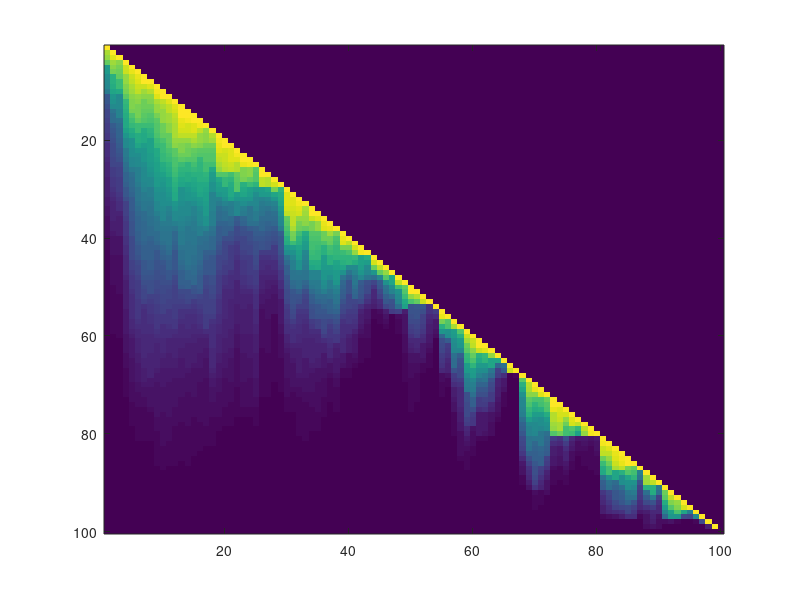

MATLAB code for this plot:
% Author: Ibrohim Nosirov
% Date: 2023-01-15
% Version: 1.0
% Description: a maximin algorithm for ordering points in 2 dimensions into a
% HODLR-type matrix. The algorithm is based on the idea that faraway
% interactions have near-zero, or even slightly negative values, and can
% therefore be compressed into HODLR-type if these interactions reside on the
% off-diagonal blocks of the matrix.
% Input: a set of points in 2 dimensions
% Output: a HODLR-type matrix

% Generate set of 2D points as an array of size 2xN.
% The points are generated randomly in the unit square.
clear;
close all;
N = 100;
% a set of (x,y) points with an appended 0/1 vector indicating whether each
% point has been visited.
dim2Points = [randn(2,N);ones(1,N)];
% Create a radial-basis function kernel
rbfKernel = @(x,y) exp(-norm(x-y)^2);
% Evaluate the kernel at all pairs of points
K = zeros(N,N);
HODLR_Mtrx = K;
for ii = 1:N
	for jj = 1:N
		K(ii,jj) = rbfKernel(dim2Points(1:2,ii),dim2Points(1:2,jj));
	end
end

% Plot the kernel matrix
%figure(1)
%imagesc(K)

% pick the first element in a random set to be the focus point.
focusPt = dim2Points(1:2,1);
% this point's distance will no longer be considered.
validPoints = dim2Points(1:2,:);
for ii = 1:N-1
  %scatter(dim2Points(1,:),dim2Points(2,:),[],dim2Points(3,:))
  % compute distances from the focus point to every other point in the set.

  % There is an issue on this line. distIdx allocates indices [1,99]; instead,
  % we need to permute the remaining indices of dim2Points.
  [~,distIdx] = sort(vecnorm(validPoints - focusPt));
  % sort the points in dim2Points into another set of 'valid points' we can
  % evaluate.
  validPoints = validPoints(:,distIdx);
  % evaluate the kernel against the focus point.
  rbfVector = zeros(1,length(validPoints));
  for jj = 1:length(validPoints)
    rbfVector(jj) = rbfKernel(validPoints(:,jj),focusPt);
  end
  HODLR_Mtrx(ii:N,ii) = rbfVector';
  validPoints = validPoints(:,2:end);
  focusPt = validPoints(:,1); % change the 1 to 'end'.
end

figure(2)
imagesc(HODLR_Mtrx)